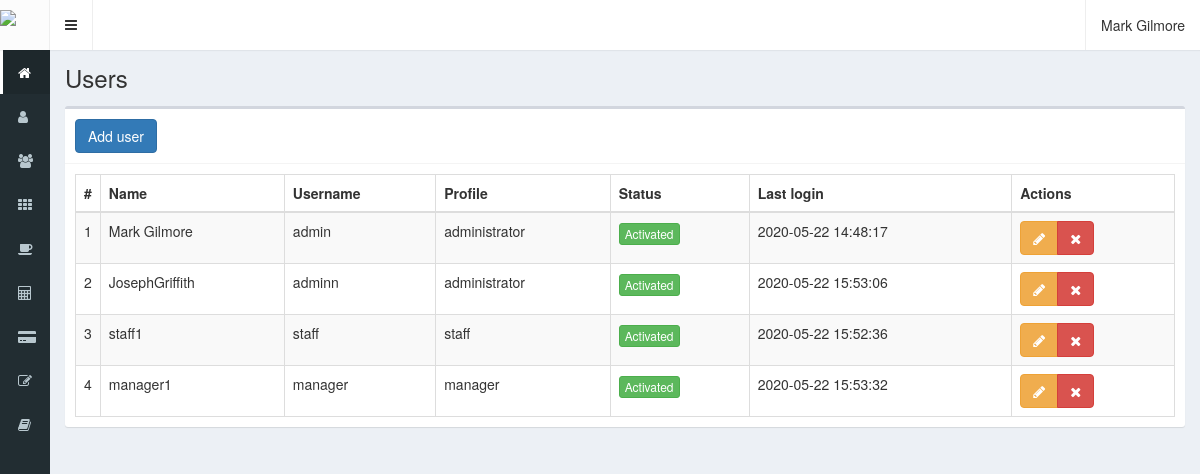
The app's page /users (signed in) with its own data.
### tables this page shows
CREATE TABLE `users` (
  `id` int(11) NOT NULL,
  `name` text NOT NULL,
  `user` text NOT NULL,
  `password` text NOT NULL,
  `profile` text NOT NULL,
  `status` int(1) NOT NULL,
  `lastLogin` datetime NOT NULL,
  `date` timestamp NOT NULL DEFAULT current_timestamp() ON UPDATE current_timestamp()
);

### controllers/template.controller.php (called while the page is built)
<?php
class TemplateController {
	public function TemplatesController(){
		include "views/template.php";
	}
}

### index.php (called while the page is built, shortened)
<?php
require_once "controllers/template.controller.php";
require_once "controllers/users.controller.php";
require_once "controllers/opentables.controller.php";
require_once "models/users.model.php";
$template = new TemplateController();
$template -> TemplatesController();

### controllers/users.controller.php (called while the page is built, shortened)
<?php
class UserController{
	public static function ShowUsersController($item, $value){
		$table = "users";
		$answer = UserModel::ShowUsersModel($table, $item, $value);
		return $answer;
	}
}

### models/connection.php (called while the page is built)
<?php
class Connection{
	public static function connect(){
		$link = new PDO("mysql:host=localhost;dbname=restaurantpos", "root", "");
        $link->setAttribute(PDO::ATTR_ERRMODE, PDO::ERRMODE_EXCEPTION);
		$link -> exec("set names utf8");
		return $link;
	}
}

### models/users.model.php (called while the page is built, shortened)
<?php
require_once "connection.php";
class UserModel{
	public static function ShowUsersModel($table, $item, $value){
		if($item != null){
			$stmt = Connection::connect()->prepare("SELECT * FROM $table WHERE $item = :$item");
			$stmt -> bindParam(":".$item, $value, PDO::PARAM_STR);
			$stmt -> execute();
			return $stmt -> fetch();
		}else{
			$stmt = Connection::connect()->prepare("SELECT * FROM $table");
			$stmt -> execute();
			return $stmt -> fetchAll();
		}
	}
}

### views/modules/users.php (the view, shortened to what this page needs)
<div class="content-wrapper">
  <section class="content-header">
    <h1> Users </h1>
  </section>
  <section class="content">
    <div class="box">
      <div class="box-header with-border">
        <button class="btn btn-primary" data-toggle="modal" data-target="#addUser">
          Add user
        </button>
      </div>
      <div class="box-body">
        <table class="table table-bordered table-striped dt-responsive tables" width="100%">
          <thead>
            <tr>
              <th style="width:10px">#</th>
              <th>Name</th>
              <th>Username</th>
              <th>Profile</th>
              <th>Status</th>
              <th>Last login</th>
              <th>Actions</th>
            </tr>
          </thead>
          <tbody>
            <?php
              $item = null;
              $value = null;
              $users = UserController::ShowUsersController($item, $value);
              foreach ($users as $key => $value) {
                echo '
                  <tr>
                    <td>'.($key+1).'</td>
                    <td>'.$value["name"].'</td>
                    <td>'.$value["user"].'</td>';
                    echo '<td>'.$value["profile"].'</td>';
                    if($value["status"] != 0){
                      echo '<td><button class="btn btn-success btnActivate btn-xs" userId="'.$value["id"].'" userStatus="0">Activated</button></td>';
                    }else{
                      echo '<td><button class="btn btn-danger btnActivate btn-xs" userId="'.$value["id"].'" userStatus="1">Deactivated</button></td>';
                    }
                    echo '<td>'.$value["lastLogin"].'</td>
                    <td>
                      <div class="btn-group">
                        <button class="btn btn-warning btnEditUser" idUser="'.$value["id"].'" data-toggle="modal" data-target="#editUser"><i class="fa fa-pencil"></i></button>
                        <button class="btn btn-danger btnDeleteUser" userId="'.$value["id"].'" username="'.$value["user"].'"><i class="fa fa-times"></i></button>
                      </div>
                    </td>
                  </tr>';
              }
            ?>
          </tbody>
        </table>
      </div>
    </div>
  </section>
</div>

### views/template.php (shortened to what this page needs)
<!DOCTYPE html>
  <html>
    <head>
      <link rel="stylesheet" href="views/dist/css/AdminLTE.css">
      <link rel="stylesheet" href="views/dist/css/skins/_all-skins.min.css">
      <link rel="stylesheet" href="views/bower_components/Ionicons/css/ionicons.min.css">
      <link rel="stylesheet" href="views/bower_components/bootstrap/dist/css/bootstrap.min.css">
      <link rel="stylesheet" href="views/bower_components/font-awesome/css/font-awesome.min.css">
      <link rel="stylesheet" href="views/bower_components/datatables.net-bs/css/dataTables.bootstrap.min.css">
      <link rel="stylesheet" href="views/bower_components/datatables.net-bs/css/responsive.bootstrap.min.css">
      <link rel="stylesheet" href="views/bower_components/bootstrap-daterangepicker/daterangepicker.css">
      <link rel="stylesheet" href="views/bower_components/morris.js/morris.css">
    </head>
    <body class="hold-transition skin-black sidebar-collapse sidebar-mini login-page">
      <?php
          if(isset($_SESSION["loggedIn"]) && $_SESSION["loggedIn"] == "ok") {
            echo '<div class="wrapper">';
            include "modules/header.php";
            include "modules/menu.php";
            if(isset($_GET["route"])){
              if ($_GET["route"] == 'dashboard' ||
                  $_GET["route"] == 'users' ||
                  $_GET["route"] == 'categories' ||
                  $_GET["route"] == 'products' ||
                  $_GET["route"] == 'customers' ||
                  $_GET["route"] == 'open-tables' ||
                  $_GET["route"] == 'sales' ||
                  $_GET["route"] == 'resale' ||
                  $_GET["route"] == 'reopen-table' ||
                  $_GET["route"] == 'reports' ||
                  $_GET["route"] == 'till' ||
                  $_GET["route"] == 'logout'){
                include "modules/".$_GET["route"].".php";
            }else{
                include "modules/404.php";
              }
            }else{
              include "modules/dashboard.php";
            }
            echo '</div>';
          }else{
            include "modules/login.php";
          }
        ?>
    </body>
  </html>

### views/modules/header.php (shortened to what this page needs)
<header class="main-header">
	<a href="" class="logo">
		<span class="logo-mini">
			<img  class="img-responsive" src="views/images/logosmall.png" style="padding-top:10px">
		</span>
	</a>
	<nav class="navbar navbar-static-top" role="navigation">
		<a class="sidebar-toggle" data-toggle="push-menu" role="button" href="#">
		</a>
		<div class="navbar-custom-menu">
			<ul class="nav navbar-nav">
				<li class="dropdown user user-menu">
					<a class="dropdown-toggle" data-toggle="dropdown" href="#">
						<span class="hidden-xs"><?php echo $_SESSION["name"]; ?></span>
					</a>
				</li>
			</ul>
		</div>
	</nav>
</header>

### views/modules/menu.php (shortened to what this page needs)
<aside class="main-sidebar">
	<section class="sidebar">
		<ul class="sidebar-menu">
		<?php
		if ($_SESSION["profile"] == "administrator") {
			echo '<li class="active">
				<a href="dashboard">
					<i class="fa fa-home"></i>
					<span>Dashboard</span>
				</a>
			</li>
			<li>
				<a href="users">
					<i class="fa fa-user"></i>
					<span>Users</span>
				</a>
			</li>';
		}
		if($_SESSION["profile"] == "administrator" || $_SESSION["profile"] == "staff"){
			echo '
			<li>
				<a href="customers">
					<i class="fa fa-users"></i>
					<span>Customers</span>
				</a>
			</li>';
		}
		if($_SESSION["profile"] == "administrator" || $_SESSION["profile"] == "manager"){
			echo '
			<li>
				<a href="categories">
					<i class="fa fa-th"></i>
					<span>Categories</span>
				</a>
			</li>
			<li>
				<a href="products">
                    <i class="fa fa-coffee"></i>
					<span>Products</span>
				</a>
			</li>';
		}
		if($_SESSION["profile"] == "administrator" || $_SESSION["profile"] == "staff"){
			echo'
			<li>
				<a href="till">
					<i class="fa fa-calculator"></i>
					<span>Till</span>
				</a>
			</li>
			<li>
						<a href="sales">
							<i class="fa fa-credit-card-alt"></i>
							<span>Sales</span>
						</a>
					</li>
					<li>
				<a href="open-tables">
					<i class="fa fa-edit"></i>
					<span>Open Tables</span>
				</a>
			</li>';
		}
		if($_SESSION["profile"] == "administrator"){
			echo '
					<li>
						<a href="reports">
						<i class="fa fa-book"></i>
							<span>Reports</span>
						</a>
					</li>';
		}
		echo '</ul>
			</li>';
			?>
	</section>
</aside>

### records on screen
users: name "Mark Gilmore", user "admin", profile "administrator", lastLogin "2020-05-22 14:48:17"
users: name "JosephGriffith", user "adminn", profile "administrator", lastLogin "2020-05-22 15:53:06"
users: name "staff1", user "staff", profile "staff", lastLogin "2020-05-22 15:52:36"
users: name "manager1", user "manager", profile "manager", lastLogin "2020-05-22 15:53:32"

### other values on screen
$_SESSION["name"] "Mark Gilmore"
